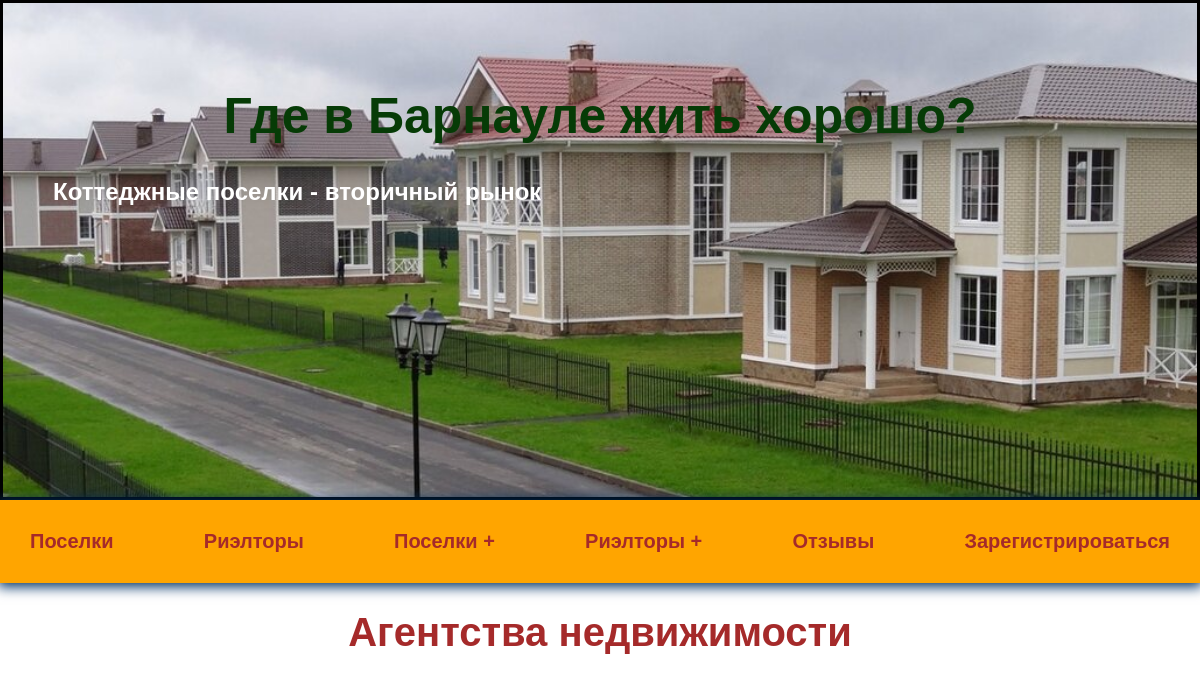
The app's page /realtors/, older data.
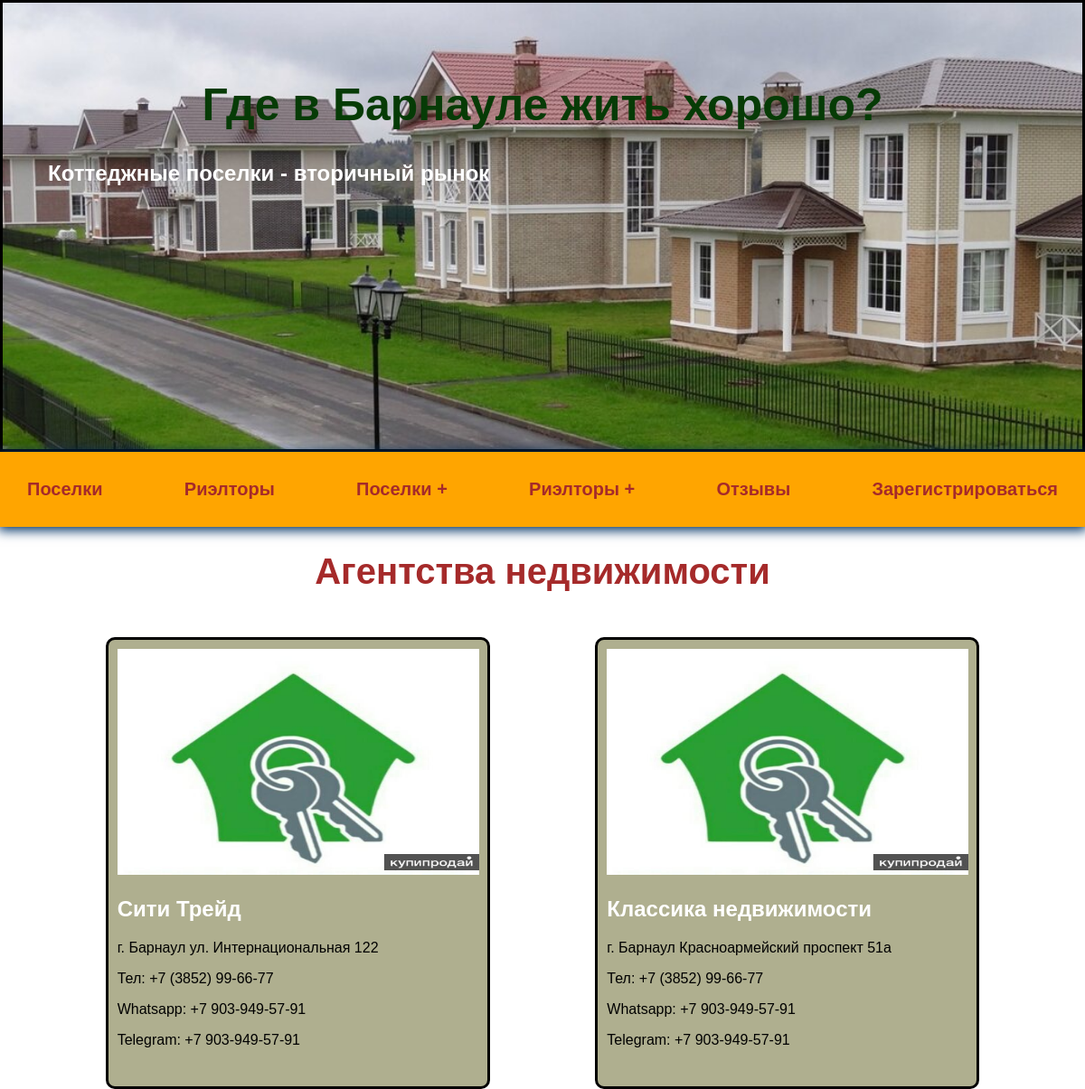
The same page, newer data.
### realtors/models.py (models this page shows, shortened)
class Realtor(models.Model):
    title = models.CharField(max_length=100)
    office_adress = models.CharField(max_length=200)
    description = models.TextField(blank=True)
    featured_image = models.ImageField(upload_to="realtors", blank=True, default="default.jpg")
    experience = models.IntegerField(default=0)
    contacts = models.CharField(max_length=200, blank=True)
    website = models.CharField(max_length=400, blank=True)
    whatsapp = models.CharField(max_length=100, blank=True)
    telegram = models.CharField(max_length=100, blank=True)
    villages = models.ManyToManyField(Village, blank=True)

### realtors/views.py (the view)
# urls.py: path('realtors/', include('realtors.urls')),
def realtors(request):
    rl = Realtor.objects.all()
    context = {
        "realtors": rl
    }
    return render(request, 'realtors/realtors.html', context)

### realtors/templates/realtors/realtors.html
{% extends 'villages/base.html' %}
{% block content %}
<h1>Агентства недвижимости</h1>
<div class="cards1">
    {% for realtor in realtors %}
    <div class="card1">
    <img class="image_card" src="{{ realtor.featured_image.url }}" alt="image_card">
    <h2>
        {{ realtor.title }}
    </h2>
    <p>{{ realtor.office_adress }}</p>
    <p>Тел: {{ realtor.contacts }}</p>
    <p>Whatsapp: {{ realtor.whatsapp }}</p>
    <p>Telegram: {{ realtor.telegram }}</p>
    </div>
    {% endfor %}
</div>
{% endblock %}

Row changes from the older to the newer data that the page shows:
added Realtor: featured_image (placeholder picture), title "Сити Трейд", office_adress "г. Барнаул ул. Интернациональная 122", contacts "+7 (3852) 99-66-77", whatsapp "+7 903-949-57-91", telegram "+7 903-949-57-91"
added Realtor: featured_image (placeholder picture), title "Классика недвижимости", office_adress "г. Барнаул Красноармейский проспект 51а", contacts "+7 (3852) 99-66-77", whatsapp "+7 903-949-57-91", telegram "+7 903-949-57-91"
